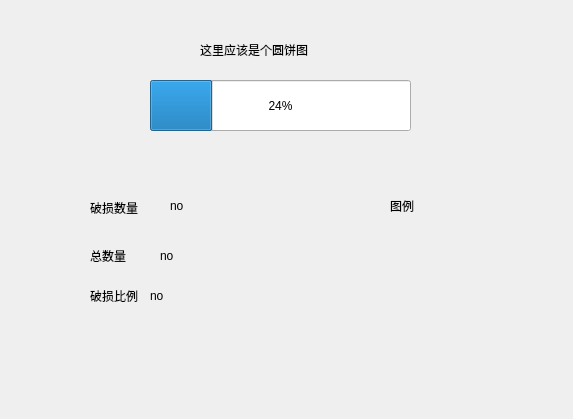
<?xml version="1.0" encoding="UTF-8"?>
<ui version="4.0">
 <class>WastageDsp</class>
 <widget class="QWidget" name="WastageDsp">
  <property name="geometry">
   <rect>
    <x>0</x>
    <y>0</y>
    <width>573</width>
    <height>419</height>
   </rect>
  </property>
  <property name="windowTitle">
   <string>Form</string>
  </property>
  <widget class="QLabel" name="label">
   <property name="geometry">
    <rect>
     <x>200</x>
     <y>40</y>
     <width>121</width>
     <height>20</height>
    </rect>
   </property>
   <property name="text">
    <string>这里应该是个圆饼图</string>
   </property>
  </widget>
  <widget class="QLabel" name="label_2">
   <property name="geometry">
    <rect>
     <x>90</x>
     <y>200</y>
     <width>61</width>
     <height>16</height>
    </rect>
   </property>
   <property name="text">
    <string>破损数量</string>
   </property>
  </widget>
  <widget class="QLabel" name="label_3">
   <property name="geometry">
    <rect>
     <x>90</x>
     <y>250</y>
     <width>54</width>
     <height>12</height>
    </rect>
   </property>
   <property name="text">
    <string>总数量</string>
   </property>
  </widget>
  <widget class="QLabel" name="label_4">
   <property name="geometry">
    <rect>
     <x>90</x>
     <y>290</y>
     <width>54</width>
     <height>12</height>
    </rect>
   </property>
   <property name="text">
    <string>破损比例</string>
   </property>
  </widget>
  <widget class="QLabel" name="wstNoLabel">
   <property name="geometry">
    <rect>
     <x>170</x>
     <y>200</y>
     <width>54</width>
     <height>12</height>
    </rect>
   </property>
   <property name="text">
    <string>no</string>
   </property>
  </widget>
  <widget class="QLabel" name="totalLabel">
   <property name="geometry">
    <rect>
     <x>160</x>
     <y>250</y>
     <width>54</width>
     <height>12</height>
    </rect>
   </property>
   <property name="text">
    <string>no</string>
   </property>
  </widget>
  <widget class="QLabel" name="wstRateLabel">
   <property name="geometry">
    <rect>
     <x>150</x>
     <y>290</y>
     <width>54</width>
     <height>12</height>
    </rect>
   </property>
   <property name="text">
    <string>no</string>
   </property>
  </widget>
  <widget class="QLabel" name="tuliLabel">
   <property name="geometry">
    <rect>
     <x>390</x>
     <y>200</y>
     <width>54</width>
     <height>12</height>
    </rect>
   </property>
   <property name="text">
    <string>图例</string>
   </property>
  </widget>
  <widget class="QProgressBar" name="progressBar">
   <property name="geometry">
    <rect>
     <x>150</x>
     <y>80</y>
     <width>261</width>
     <height>51</height>
    </rect>
   </property>
   <property name="value">
    <number>24</number>
   </property>
  </widget>
 </widget>
 <resources/>
 <connections/>
</ui>
